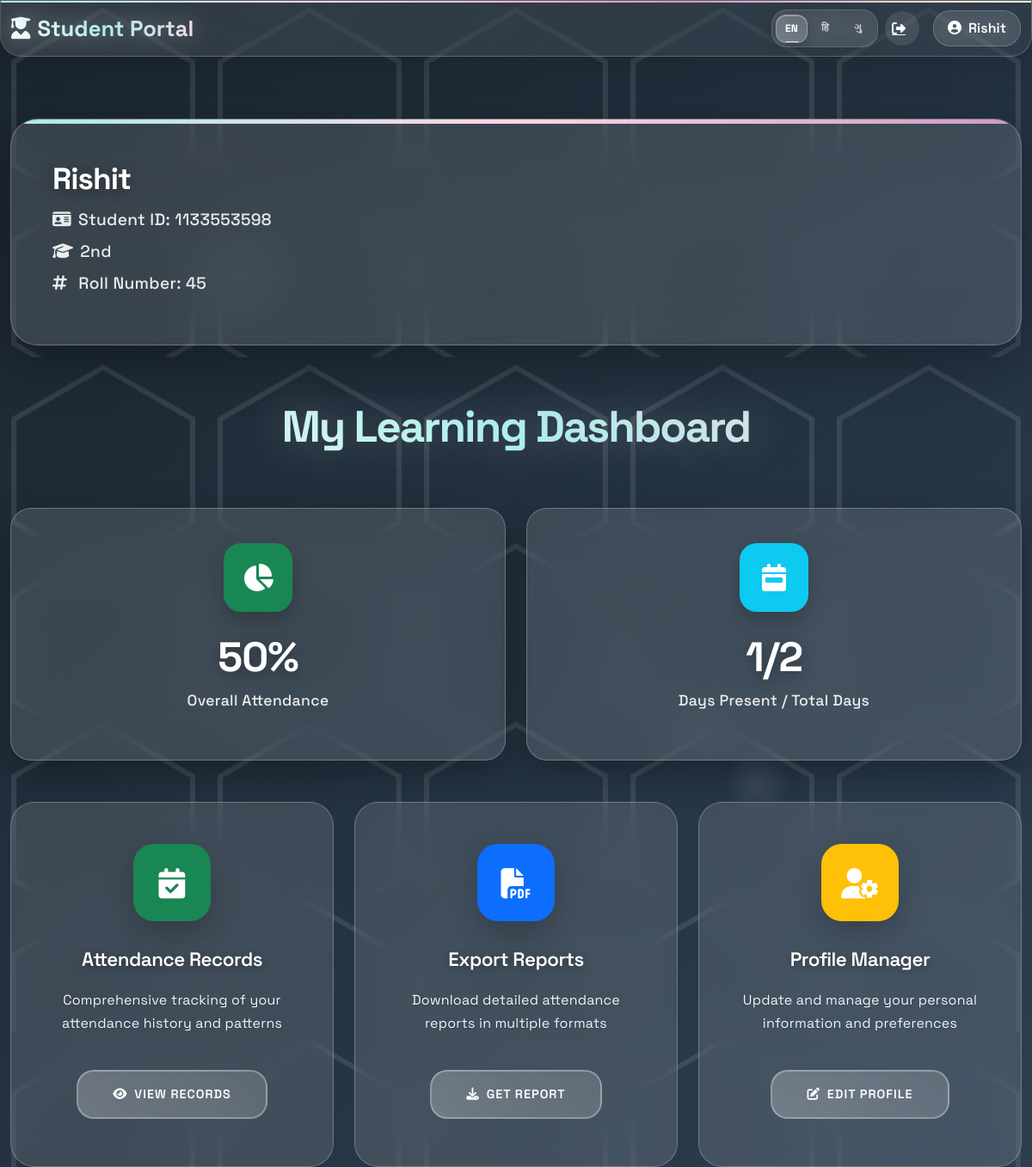
Page /student (signed in) on the committed database.
### tables this page shows
CREATE TABLE Students (
            StudentID INTEGER PRIMARY KEY,
            Name TEXT NOT NULL,
            RollNumber INTEGER NOT NULL,
            DOB TEXT,
            Class TEXT NOT NULL,
            Gender TEXT NOT NULL,
            Phone INTEGER,
            Teacher TEXT NOT NULL,
            TeacherID INTEGER,
            Password TEXT NOT NULL, School TEXT,
            FOREIGN KEY (TeacherID) REFERENCES ClassTeachers(TeacherID)
        );

### app.py (the view)
@app.route('/student')
def student():
    if not session.get("logged_in") or session.get("role") != "student":
        return redirect(url_for("first"))
    user_id = session.get("user_id")
    conn = sqlite3.connect(db_path)
    cursor = conn.cursor()
    cursor.execute("SELECT Name, StudentID, Class, RollNumber FROM Students WHERE StudentID = ?", (user_id,))
    row = cursor.fetchone()
    conn.close()
    if row:
        student_data = {
            "name": row[0],
            "id": row[1],
            "class": row[2],
            "roll": row[3]
        }
    return render_template("student.html", student=student_data)

### app.py (called while the page is built)
def get_text(key, lang='en'):
    return translations.get(lang, {}).get(key, translations['en'].get(key, key))

@app.context_processor
def inject_language():
    lang = session.get('language', 'en')
    return dict(get_text=lambda key: get_text(key, lang), current_lang=lang)

### templates/student.html (shortened to what this page needs)
<!DOCTYPE html>
<html lang="en">
<head>
  <link href="https://cdn.jsdelivr.net/npm/bootstrap@5.3.3/dist/css/bootstrap.min.css" rel="stylesheet">
  <link href="https://cdnjs.cloudflare.com/ajax/libs/font-awesome/6.4.0/css/all.min.css" rel="stylesheet">
</head>
<body>
  <div class="orbs">
    <div class="orb"></div>
    <div class="orb"></div>
    <div class="orb"></div>
  </div>
  <nav class="navbar navbar-expand-lg fixed-top">
    <div class="container">
      <a class="navbar-brand" href="#">
        <i class="fas fa-user-graduate me-2"></i><span class="d-none d-sm-inline">Student Portal</span><span class="d-sm-none">Student</span>
      </a>
      <div class="collapse navbar-collapse" id="navbarNav">
        <div class="navbar-nav ms-auto d-flex align-items-lg-center">
          <div class="d-flex flex-column flex-lg-row align-items-start align-items-lg-center gap-3 gap-lg-2 mt-3 mt-lg-0">
            <div class="language-switcher">
              <a href="{{ url_for('set_language', lang='en') }}" class="lang-btn {% if current_lang == 'en' %}active{% endif %}">EN</a>
              <a href="{{ url_for('set_language', lang='hi') }}" class="lang-btn {% if current_lang == 'hi' %}active{% endif %}">हि</a>
              <a href="{{ url_for('set_language', lang='gu') }}" class="lang-btn {% if current_lang == 'gu' %}active{% endif %}">ગુ</a>
            </div>
            <div class="nav-icon">
              <a href="{{ url_for('logout') }}" class="text-white d-flex align-items-center">
                <i class="fas fa-sign-out-alt me-2"></i><span class="d-lg-none">Logout</span>
              </a>
            </div>
          </div>
          <span class="navbar-text text-white mt-3 mt-lg-0 ms-lg-3">
            <i class="fas fa-user-circle me-2"></i>{{ student.name }}
          </span>
        </div>
      </div>
    </div>
  </nav>
  <div class="container mt-5 pt-4">
    <div class="profile-section d-flex align-items-center">
      <div class="profile-info">
        <h3>{{ student.name }}</h3>
        <p><i class="fas fa-id-card me-2"></i>Student ID: {{ student.id }}</p>
        <p><i class="fas fa-graduation-cap me-2"></i>{{ student.class }}</p>
        <p><i class="fas fa-hashtag me-2"></i> Roll Number: {{ student.roll }}</p>
      </div>
    </div>
    <h1 class="hero-title">{{ get_text('my_learning_dashboard') }}</h1>
    <div class="row g-4 mb-5">
      <div class="col-lg-6">
        <div class="stats-card text-center">
          <div class="stats-icon bg-success mx-auto">
            <i class="fas fa-chart-pie"></i>
          </div>
          <h3 class="stats-number" id="attendance-percentage">Loading...</h3>
          <p class="stats-label">{{ get_text('overall_attendance') }}</p>
        </div>
      </div>
      <div class="col-lg-6">
        <div class="stats-card text-center">
          <div class="stats-icon bg-info mx-auto">
            <i class="fas fa-calendar-week"></i>
          </div>
          <h3 class="stats-number" id="present-ratio">Loading...</h3>
          <p class="stats-label">{{ get_text('days_present_total') }}</p>
        </div>
      </div>
    </div>
    <div class="row g-4">
      <div class="col-lg-4 col-md-6">
        <div class="feature-card">
          <div class="card-icon bg-success">
            <i class="fas fa-calendar-check"></i>
          </div>
          <h5 class="card-title">{{ get_text('attendance_records') }}</h5>
          <p class="card-text">{{ get_text('comprehensive_tracking') }}</p>
          <a href="{{ url_for('attendance_analysis', id=student.id) }}" class="btn-action">
            <i class="fas fa-eye me-2"></i>{{ get_text('view_records') }}
          </a>
        </div>
      </div>
      <div class="col-lg-4 col-md-6">
        <div class="feature-card">
          <div class="card-icon bg-primary">
            <i class="fas fa-file-pdf"></i>
          </div>
          <h5 class="card-title">{{ get_text('export_reports') }}</h5>
          <p class="card-text">{{ get_text('download_detailed_reports') }}</p>
          <a href="{{ url_for('download_report', id=student.id) }}" class="btn-action">
            <i class="fas fa-download me-2"></i>{{ get_text('get_report') }}
          </a>
        </div>
      </div>
      <div class="col-lg-4 col-md-6">
        <div class="feature-card">
          <div class="card-icon bg-warning">
            <i class="fas fa-user-cog"></i>
          </div>
          <h5 class="card-title">{{ get_text('profile_manager') }}</h5>
          <p class="card-text">{{ get_text('update_manage_info') }}</p>
          <a href="{{ url_for('profile') }}" class="btn-action">
            <i class="fas fa-edit me-2"></i>{{ get_text('edit_profile') }}
          </a>
        </div>
      </div>
    </div>
  </div>
</body>
</html>

### rows in the picture
Students: name "Rishit", id "1133553598", class "2nd"

### other values in the picture
{{ student.roll }} "45"
{{ get_text('my_learning_dashboard') }} "My Learning Dashboard"
{{ get_text('overall_attendance') }} "Overall Attendance"
{{ get_text('days_present_total') }} "Days Present / Total Days"
{{ get_text('attendance_records') }} "Attendance Records"
{{ get_text('comprehensive_tracking') }} "Comprehensive tracking of your attendance history and patterns"
{{ get_text('view_records') }} "VIEW RECORDS"
{{ get_text('export_reports') }} "Export Reports"
{{ get_text('download_detailed_reports') }} "Download detailed attendance reports in multiple formats"
{{ get_text('get_report') }} "GET REPORT"
{{ get_text('profile_manager') }} "Profile Manager"
{{ get_text('update_manage_info') }} "Update and manage your personal information and preferences"
{{ get_text('edit_profile') }} "EDIT PROFILE"
